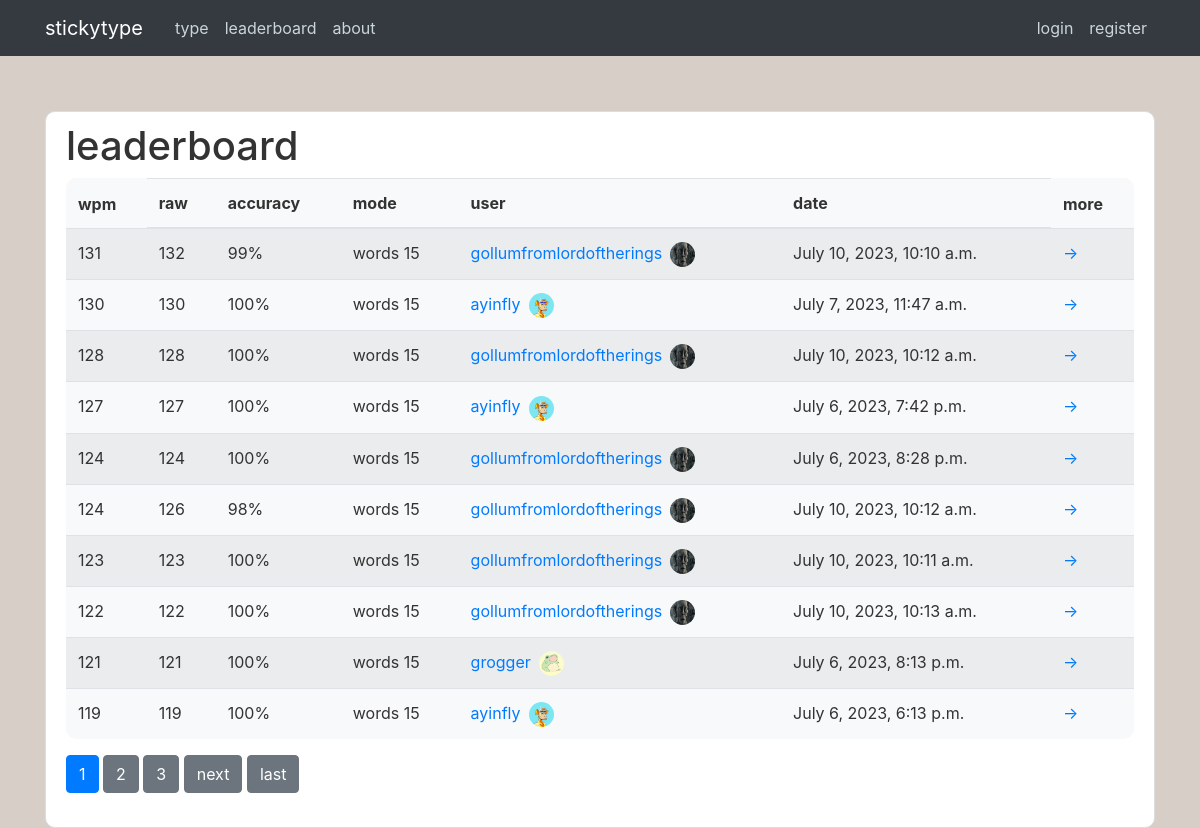
Page /leaderboard/ on the committed database.
### type/models.py (models this page shows, shortened)
class Stat(models.Model):
    author = models.ForeignKey(User, on_delete=models.CASCADE)
    wpm_total = models.PositiveSmallIntegerField(default=0)
    wpm_raw = models.PositiveSmallIntegerField(default=0)
    time = models.DateTimeField(auto_now_add=True)
    accuracy = models.PositiveSmallIntegerField(default=0)
    mode = models.CharField(max_length=20, default='')

### users/models.py (models this page shows, shortened)
class Profile(models.Model):
    user = models.OneToOneField(User, on_delete=models.CASCADE)
    image = models.ImageField(default='default.jpg', upload_to='profile_pics')

### type/views.py (the view)
# urls.py: path("leaderboard/", LeaderboardListView.as_view(), name='type-leaderboard'),
class LeaderboardListView(ListView):
    model = Stat
    template_name = 'type/leaderboard.html'
    context_object_name = 'stats'
    ordering = ['-wpm_total']
    paginate_by = 10
    def get_context_data(self, **kwargs):
        context = super().get_context_data(**kwargs)
        context['title'] = 'leaderboard'
        return context

### type/templates/type/leaderboard.html (shortened to what this page needs)
{% extends "type/base.html" %}
{% block content%}
    <div class="content-section">
        <h1>leaderboard</h1>
        <table class="table table-hover table-striped bg-light round">
            <thead>
                <tr>
                    <th scope="col" style="border: none;">wpm</th>
                    <th scope="col">raw</th>
                    <th scope="col">accuracy</th>
                    <th scope="col">mode</th>
                    <th scope="col">user</th>
                    <th scope="col">date</th>
                    <th scope="col" style="border: none;">more</th>
                </tr>
            </thead>
            <tbody>
                {% for stat in stats %}
                    <tr>
                        <td>{{ stat.wpm_total }}</td>
                        <td>{{ stat.wpm_raw }}</td>
                        <td>{{ stat.accuracy }}%</td>
                        <td>{{ stat.mode }}</td>
                        <td><a href="{% url 'type-stats' stat.author.username %}">{{ stat.author.username }}</a><img src="{{ stat.author.profile.image.url }}" class="ml-2 rounded-circle leaderboard-pfp"></td>
                        <td>{{ stat.time }}</td>
                        <td><a href="{% url 'stat-detail' stat.id %}" class="stretched-link">→</a></td>
                    </tr>
                {% endfor %}
            </tbody>
        </table>
        {% if is_paginated %}
            {% for num in page_obj.paginator.page_range %}
                {% if page_obj.number == num %}
                    <a class="btn btn-primary mb-4" href="?page={{ num }}">{{ num }}</a>
                {% elif num > page_obj.number|add:'-3'  and num < page_obj.number|add:'3' %}
                    <a class="btn btn-secondary mb-4" href="?page={{ num }}">{{ num }}</a>
                {% endif %}
            {% endfor %}
            {% if page_obj.has_next %}
                <a class="btn btn-secondary mb-4" href="?page={{ page_obj.next_page_number}}">next</a>
                <a class="btn btn-secondary mb-4" href="?page={{ page_obj.paginator.num_pages }}">last</a>
            {% endif %}
        {% endif %}
    </div>
{% endblock content%}

### type/templates/type/base.html (shortened to what this page needs)
{% load static %}
<!DOCTYPE html>
<html lang="en">
<head>
    <link rel="stylesheet" href="https://cdn.jsdelivr.net/npm/bootstrap@4.0.0/dist/css/bootstrap.min.css">
    <link rel="stylesheet" type="text/css" href="{% static 'type/main.css' %}">
</head>
<body>
    <header class="site-header">
        <nav class="navbar navbar-expand-md navbar-dark bg-dark fixed-top">
            <div class="container">
                <a class="navbar-brand mr-4" href="/">stickytype</a>
                <div class="collapse navbar-collapse" id="navbarToggle">
                    <div class="navbar-nav mr-auto">
                        <a class="nav-item nav-link" href="{% url 'type-home' %}">type</a>
                        <a class="nav-item nav-link" href="{% url 'type-leaderboard' %}">leaderboard</a>
                        <a class="nav-item nav-link" href="{% url 'type-about' %}">about</a>
                    </div>
                    <div class="navbar-nav">
                        {% if user.is_authenticated %}
                            <a class="nav-item nav-link" href="{% url 'logout' %}">logout</a>
                            <a class="nav-item nav-link" href="{% url 'profile' %}">{{ user.username }}</a>
                        {% else %}
                            <a class="nav-item nav-link" href="{% url 'login' %}">login</a>
                            <a class="nav-item nav-link" href="{% url 'register' %}">register</a>
                        {% endif %}
                    </div>
                </div>
            </div>
        </nav>
    </header>
    <main role="main" class="container">
        {% block content %}{% endblock %}
    </main>
</body>
</html>

### type/static/type/main.css (style rules this page uses)
* { margin: 0; padding: 0; box-sizing: border-box; }
body { color: #333333; display: flex; align-items: center; background: #D7CEC7; }
.round { border-radius: 10px; }
.site-header .navbar-nav .nav-link { color: #cbd5db; }
.leaderboard-pfp { height: 25px; width: 25px; }
.content-section { background: #ffffff; padding: 10px 20px; border: 1px solid #dddddd; border-radius: 10px; margin-top: 10%; }

### rows in the picture
Stat: wpm_total "131", wpm_raw "132", accuracy "99", mode "words 15", author.username "gollumfromlordoftherings", author.profile.image (picture), time "July 10, 2023, 10:10 a.m."
Stat: wpm_total "130", wpm_raw "130", accuracy "100", mode "words 15", author.username "ayinfly", author.profile.image (picture), time "July 7, 2023, 11:47 a.m."
Stat: wpm_total "128", wpm_raw "128", accuracy "100", mode "words 15", author.username "gollumfromlordoftherings", author.profile.image (picture), time "July 10, 2023, 10:12 a.m."
Stat: wpm_total "127", wpm_raw "127", accuracy "100", mode "words 15", author.username "ayinfly", author.profile.image (picture), time "July 6, 2023, 7:42 p.m."
Stat: wpm_total "124", wpm_raw "124", accuracy "100", mode "words 15", author.username "gollumfromlordoftherings", author.profile.image (picture), time "July 6, 2023, 8:28 p.m."
Stat: wpm_total "124", wpm_raw "126", accuracy "98", mode "words 15", author.username "gollumfromlordoftherings", author.profile.image (picture), time "July 10, 2023, 10:12 a.m."
Stat: wpm_total "123", wpm_raw "123", accuracy "100", mode "words 15", author.username "gollumfromlordoftherings", author.profile.image (picture), time "July 10, 2023, 10:11 a.m."
Stat: wpm_total "122", wpm_raw "122", accuracy "100", mode "words 15", author.username "gollumfromlordoftherings", author.profile.image (picture), time "July 10, 2023, 10:13 a.m."
Stat: wpm_total "121", wpm_raw "121", accuracy "100", mode "words 15", author.username "grogger", author.profile.image (picture), time "July 6, 2023, 8:13 p.m."
Stat: wpm_total "119", wpm_raw "119", accuracy "100", mode "words 15", author.username "ayinfly", author.profile.image (picture), time "July 6, 2023, 6:13 p.m."

### other values in the picture
{{ num }} "1"
{{ num }} "2" "3"
